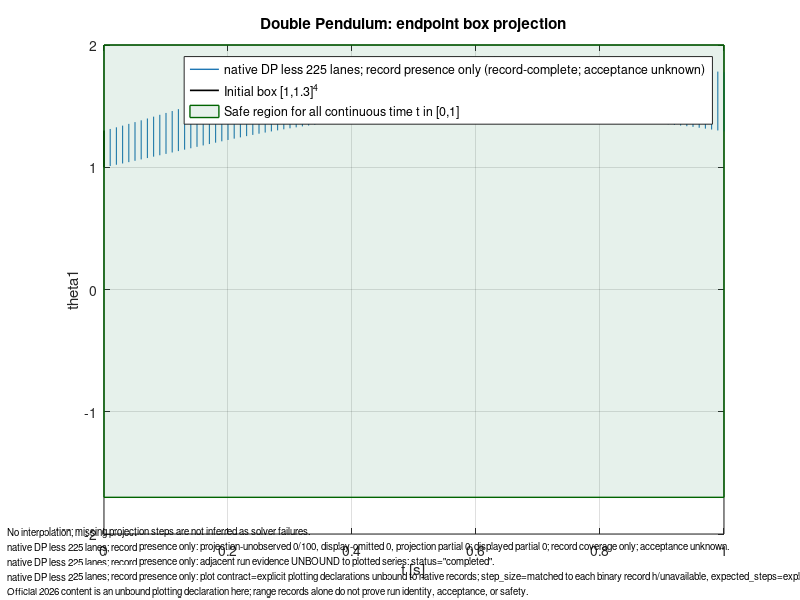

The MATLAB script that drew this image:
% Generated by torch_tm_flowpipe.flowpipe_plot
% Axis-aligned box projection; this is not a Flow* octagon.
% Missing observer steps are not interpolated.
figure('Color','w'); hold on; box on; grid on;
h_1 = plot(nan, nan, '-', 'Color', [0.1216 0.4667 0.7059], 'LineWidth', 1.0);
boxes_1_complete = [
  0.01 0.01 1.0100752981485366 1.313210392168767;
  0.02 0.02 1.0203928411165353 1.3267447487475421;
  0.029999999999999999 0.029999999999999999 1.0309463874298057 1.3406048514695763;
  0.040000000000000001 0.040000000000000001 1.0417410181819633 1.3547859615836417;
  0.050000000000000003 0.050000000000000003 1.0527771674295427 1.3692912179185228;
  0.059999999999999998 0.059999999999999998 1.0639633652666438 1.3840255304534037;
  0.070000000000000007 0.070000000000000007 1.0752199107116973 1.398890655047706;
  0.080000000000000002 0.080000000000000002 1.0865309297179908 1.4139042555366141;
  0.089999999999999997 0.089999999999999997 1.0978930957461825 1.4290603214463602;
  0.10000000000000001 0.10000000000000001 1.1093093620769143 1.4443583925844494;
  0.11 0.11 1.1207583072154379 1.4598268421391873;
  0.12 0.12 1.1322611237623559 1.4754348258982375;
  0.13 0.13 1.1437894971393026 1.4912086329870098;
  0.14000000000000001 0.14000000000000001 1.1553406882017343 1.5071368909544314;
  0.14999999999999999 0.14999999999999999 1.1669112083788982 1.5232053511505814;
  0.16 0.16 1.1784174696652412 1.5392684705508446;
  0.17000000000000001 0.17000000000000001 1.1898078870857041 1.5551381892962557;
  0.17999999999999999 0.17999999999999999 1.2010645154772692 1.5708273544306977;
  0.19 0.19 1.2121840655379197 1.5863225817385376;
  0.20000000000000001 0.20000000000000001 1.2231626346264042 1.6016097237799878;
  0.20999999999999999 0.20999999999999999 1.233938208664862 1.6166232168394368;
  0.22 0.22 1.2444476507604008 1.6313091529643511;
  0.23000000000000001 0.23000000000000001 1.2546913267400357 1.6456563395654651;
  0.23999999999999999 0.23999999999999999 1.2646677334318097 1.6596575266875779;
  0.25 0.25 1.2743753612853588 1.6733055986718541;
  0.26000000000000001 0.26000000000000001 1.2838046052111263 1.6865541615852622;
  0.27000000000000002 0.27000000000000002 1.2929256041222859 1.6993899022809318;
  0.28000000000000003 0.28000000000000003 1.301748176019206 1.7118001742384077;
  0.28999999999999998 0.28999999999999998 1.31027303654377 1.7237845885719489;
  0.29999999999999999 0.29999999999999999 1.3185005201591562 1.7353427435794821;
  0.31 0.31 1.3264225138025505 1.7464640325488394;
  0.32000000000000001 0.32000000000000001 1.3340162693820719 1.7571664068217239;
  0.33000000000000002 0.33000000000000002 1.341287329874316 1.7674460517032975;
  0.34000000000000002 0.34000000000000002 1.3482382713534042 1.7773052614954461;
  0.35000000000000003 0.35000000000000003 1.3548716667025373 1.7867457475327686;
  0.35999999999999999 0.35999999999999999 1.3611953353587409 1.7957700939083476;
  0.37 0.37 1.3672191046320195 1.8043915366417564;
  0.38 0.38 1.372942431788458 1.8126118102380515;
  0.39000000000000001 0.39000000000000001 1.378368021488664 1.8204334514468705;
  0.40000000000000002 0.40000000000000002 1.3834983955146296 1.8278585181275413;
  0.41000000000000003 0.41000000000000003 1.3883441237471679 1.8348960844024489;
  0.41999999999999998 0.41999999999999998 1.3929104430511385 1.8415662962908328;
  0.42999999999999999 0.42999999999999999 1.3971974346222054 1.8478677842307327;
  0.44 0.44 1.4012057334680921 1.8538060082379682;
  0.45000000000000001 0.45000000000000001 1.4049439176817902 1.859384760308747;
  0.46000000000000002 0.46000000000000002 1.4084250598986592 1.8646061917394279;
  0.47000000000000003 0.47000000000000003 1.4116613739414738 1.8694848129857957;
  0.47999999999999998 0.47999999999999998 1.4146546777931055 1.8740207720894562;
  0.48999999999999999 0.48999999999999999 1.4174067251130358 1.8782151039965267;
  0.5 0.5 1.4199191331885921 1.8820685139761075;
  0.51000000000000001 0.51000000000000001 1.4222000154898962 1.8855926612701921;
  0.52000000000000002 0.52000000000000002 1.4242571932307897 1.8888027381080434;
  0.53000000000000003 0.53000000000000003 1.4260923150800926 1.891699398886473;
  0.54000000000000004 0.54000000000000004 1.4277068438655649 1.8942832102065752;
  0.55000000000000004 0.55000000000000004 1.4291021781386757 1.8965544339110283;
  0.56000000000000005 0.56000000000000005 1.4302832593899255 1.8985273871823851;
  0.57000000000000006 0.57000000000000006 1.4312641443097678 1.9002158522433399;
  0.57999999999999996 0.57999999999999996 1.432042271393303 1.9016220372575732;
  0.58999999999999997 0.58999999999999997 1.4326188826464408 1.902746125506303;
  0.59999999999999998 0.59999999999999998 1.432995119837124 1.9035880640674294;
  0.60999999999999999 0.60999999999999999 1.4331760996744165 1.9041606084515927;
  0.62 0.62 1.4331772472209006 1.9044758257039587;
  0.63 0.63 1.4329298920444504 1.9045360914184142;
  0.64000000000000001 0.64000000000000001 1.4322421511063299 1.9043416793485255;
  0.65000000000000002 0.65000000000000002 1.4313622418422174 1.9038926721035911;
  0.66000000000000003 0.66000000000000003 1.4302943365188667 1.9032011603360903;
  0.67000000000000004 0.67000000000000004 1.4290546263462529 1.9022823237907185;
  0.68000000000000005 0.68000000000000005 1.427639166297141 1.9011366001542536;
  0.69000000000000006 0.69000000000000006 1.4260486952785845 1.8997644187656786;
  0.70000000000000007 0.70000000000000007 1.4242838264977233 1.8981660399972349;
  0.70999999999999996 0.70999999999999996 1.4223499491202394 1.8963524966880965;
  0.71999999999999997 0.71999999999999997 1.4202623018372018 1.8943383463971268;
  0.72999999999999998 0.72999999999999998 1.4180174656773465 1.8921236574619329;
  0.73999999999999999 0.73999999999999999 1.4156159239634074 1.8897090154617335;
  0.75 0.75 1.4130581485906855 1.8870949621200084;
  0.76000000000000001 0.76000000000000001 1.4103501074898896 1.8842909154239098;
  0.77000000000000002 0.77000000000000002 1.4075061617851983 1.8813105982900082;
  0.78000000000000003 0.78000000000000003 1.4045232405012282 1.8781541433285847;
  0.79000000000000004 0.79000000000000004 1.4014016854846743 1.8748225243297456;
  0.80000000000000004 0.80000000000000004 1.3981418299978043 1.871316620205538;
  0.81000000000000005 0.81000000000000005 1.394748526500851 1.867646701988428;
  0.82000000000000006 0.82000000000000006 1.3912351783284269 1.8638257856176972;
  0.83000000000000007 0.83000000000000007 1.3875985831512727 1.8598549799427389;
  0.83999999999999997 0.83999999999999997 1.38368471305786 1.8557355283823482;
  0.84999999999999998 0.84999999999999998 1.3794557702876755 1.8514684923669358;
  0.85999999999999999 0.85999999999999999 1.3750296259601982 1.8470646806421354;
  0.87 0.87 1.3704935258804296 1.8425370706672;
  0.88 0.88 1.365846053526008 1.8378870592691909;
  0.89000000000000001 0.89000000000000001 1.3610877090360929 1.8331159470341685;
  0.90000000000000002 0.90000000000000002 1.3562190035614572 1.8282262456018024;
  0.91000000000000003 0.91000000000000003 1.3512450992084042 1.8234363710736894;
  0.92000000000000004 0.92000000000000004 1.3461769908219019 1.8186371440629951;
  0.93000000000000005 0.93000000000000005 1.3410126416849104 1.8137430529192848;
  0.94000000000000006 0.94000000000000006 1.3357524606137241 1.8087553261230076;
  0.95000000000000007 0.95000000000000007 1.3301799309021265 1.8036759124327122;
  0.95999999999999996 0.95999999999999996 1.3231906854639166 1.7985138088897492;
  0.96999999999999997 0.96999999999999997 1.3160049348320468 1.7932757782959299;
  0.97999999999999998 0.97999999999999998 1.308601306947262 1.7879644132762067;
  0.98999999999999999 0.98999999999999999 1.300976551162037 1.7825811518768508;
  1 1 1.2931267868053968 1.7771271322473556;
];
for i = 1:size(boxes_1_complete,1)
  b = boxes_1_complete(i,:);
  if b(1) == b(2) && b(3) == b(4)
    plot(b(1), b(3), '.', 'Color', [0.1216 0.4667 0.7059], 'MarkerSize', 8);
  elseif b(1) == b(2) || b(3) == b(4)
    plot([b(1) b(2)], [b(3) b(4)], '-', 'Color', [0.1216 0.4667 0.7059], 'LineWidth', 0.8);
  else
    patch([b(1) b(2) b(2) b(1)], [b(3) b(3) b(4) b(4)], [0.1216 0.4667 0.7059], 'FaceAlpha', 0.10, 'EdgeColor', [0.1216 0.4667 0.7059], 'LineStyle', '-', 'LineWidth', 0.35);
  end
end
boxes_1_partial = [
];
for i = 1:size(boxes_1_partial,1)
  b = boxes_1_partial(i,:);
  if b(1) == b(2) && b(3) == b(4)
    plot(b(1), b(3), 'o', 'Color', [0.1216 0.4667 0.7059], 'MarkerSize', 4);
  elseif b(1) == b(2) || b(3) == b(4)
    plot([b(1) b(2)], [b(3) b(4)], '--', 'Color', [0.1216 0.4667 0.7059], 'LineWidth', 0.8);
  else
    patch([b(1) b(2) b(2) b(1)], [b(3) b(3) b(4) b(4)], [0.1216 0.4667 0.7059], 'FaceAlpha', 0.02, 'EdgeColor', [0.1216 0.4667 0.7059], 'LineStyle', '--', 'LineWidth', 0.35);
  end
end
initial_box = [0 0 1 1.3];
if initial_box(1) == initial_box(2) && initial_box(3) == initial_box(4)
  h_initial = plot(initial_box(1), initial_box(3), 'ko', 'MarkerSize', 4);
elseif initial_box(1) == initial_box(2) || initial_box(3) == initial_box(4)
  h_initial = plot([initial_box(1) initial_box(2)], [initial_box(3) initial_box(4)], 'k-', 'LineWidth', 1.2);
else
  h_initial = patch([initial_box(1) initial_box(2) initial_box(2) initial_box(1)], [initial_box(3) initial_box(3) initial_box(4) initial_box(4)], 'w', 'FaceColor', 'none', 'EdgeColor', 'k', 'LineWidth', 1.2);
end
region_1 = [0 1 -1.7 2];
if region_1(1) == region_1(2) && region_1(3) == region_1(4)
  h_region_1 = plot(region_1(1), region_1(3), 'o', 'Color', [0.0000 0.3922 0.0000], 'MarkerSize', 5);
elseif region_1(1) == region_1(2) || region_1(3) == region_1(4)
  h_region_1 = plot([region_1(1) region_1(2)], [region_1(3) region_1(4)], '-', 'Color', [0.0000 0.3922 0.0000], 'LineWidth', 2);
else
  h_region_1 = patch([region_1(1) region_1(2) region_1(2) region_1(1)], [region_1(3) region_1(3) region_1(4) region_1(4)], [0.1804 0.5451 0.3412], 'FaceAlpha', 0.12, 'EdgeColor', [0.0000 0.3922 0.0000], 'LineStyle', '-', 'LineWidth', 1.0);
end
xlabel('t [s]');
ylabel('theta1');
title('Double Pendulum: endpoint box projection');
legend([h_1 h_initial h_region_1], {'native DP less 225 lanes; record presence only (record-complete; acceptance unknown)', 'Initial box [1,1.3]^4', 'Safe region for all continuous time t in [0,1]'}, 'Location', 'best');
annotation('textbox', [0.01 0.005 0.98 0.140], 'String', {'No interpolation; missing projection steps are not inferred as solver failures.'; 'native DP less 225 lanes; record presence only: projection-unobserved 0/100, display-omitted 0, projection partial 0; displayed partial 0; record coverage only; acceptance unknown.'; 'native DP less 225 lanes; record presence only: adjacent run evidence UNBOUND to plotted series: status="completed".'; 'native DP less 225 lanes; record presence only: plot contract=explicit plotting declarations unbound to native records; step_size=matched to each binary record h/unavailable, expected_steps=explicit_cli_unverified/unavailable, lane_count=explicit_cli_unverified/unavailable.'; 'Official 2026 content is an unbound plotting declaration here; range records alone do not prove run identity, acceptance, or safety.'}, 'EdgeColor', 'none', 'FontSize', 7, 'Interpreter', 'none', 'FitBoxToText', 'on');
% Use exportgraphics(gcf, 'plot.pdf', 'ContentType', 'vector') if desired.
